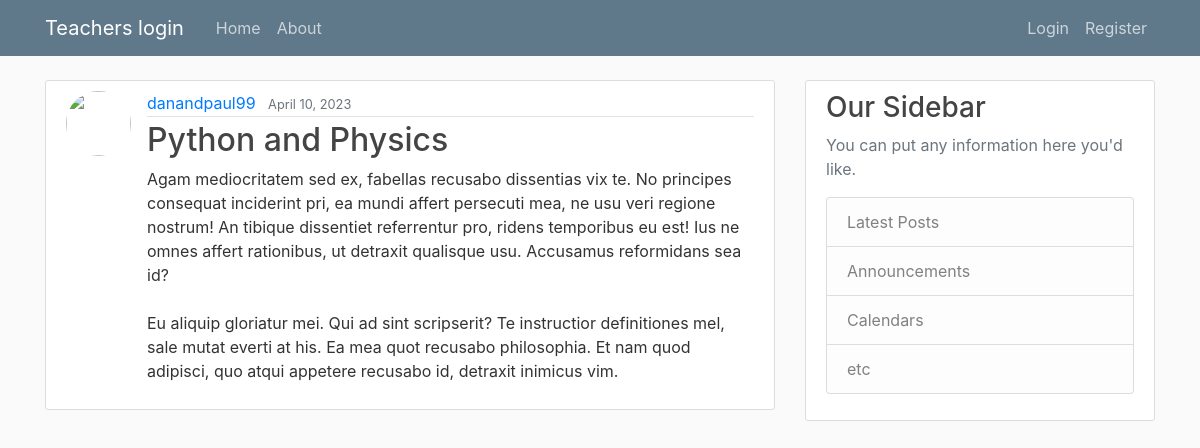
/post/21/, run on the app's committed database.
### blog1/models.py (models this page shows, shortened)
class Post(models.Model):
    title = models.CharField(max_length=100)
    content = models.TextField()
    date_posted = models.DateTimeField(default = timezone.now )
    author = models.ForeignKey(User,on_delete = models.CASCADE)#if user is deleted ,then delete their posts also

### blog1/views.py (the view)
# urls.py: path('post/<int:pk>/',PostDetailView.as_view(),name='post-detail'),
class PostDetailView(DetailView):
    model = Post

### blog1/templates/blog1/post_detail.html (shortened to what this page needs)
{% extends 'blog1/base.html' %}
{% block content %}
<article class="media content-section">
    <img class="rounded-circle article-img" src="{{ object.author.profile.image.url }}">
        <div class="media-body">
            <div class="article-metadata">
            <a class="mr-2" href="{% url 'user-posts' object.author.username %}">{{ object.author }}</a>
            <small class="text-muted">{{ object.date_posted|date:"F d, Y"}}</small>
            </div>
            <h2 class="article-title">{{ object.title }}</h2>
            <p class="article-content">{{ object.content }}</p>
        </div>
</article>
{% endblock content %}

### blog1/static/blog1/main.css (style rules this page uses)
body { background: #fafafa; color: #333333; margin-top: 5rem; }
h1, h2, h3, h4, h5, h6 { color: #444444; }
.content-section { background: #ffffff; padding: 10px 20px; border: 1px solid #dddddd; border-radius: 3px; margin-bottom: 20px; }
.article-title { color: #444444; }
.article-content { white-space: pre-line; }
.article-img { height: 65px; width: 65px; margin-right: 16px; }
.article-metadata { padding-bottom: 1px; margin-bottom: 4px; border-bottom: 1px solid #e3e3e3 }

### data on the page
Post: author "danandpaul99", date_posted "April 10, 2023", title "Python and Physics", content "Agam mediocritatem sed ex, fabellas recusabo dissentias vix te. No principes consequat inciderint pri, ea mundi affert persecuti mea, ne usu veri regione nostrum! An tibique dissentiet referrentur pro, ridens temporibus eu est! Ius ne omnes affert rationibus, ut detraxit qualisque usu. Accusamus reformidans sea id? Eu aliquip gloriatur mei. Qui ad sint scripserit? Te instructior definitiones mel, sale mutat everti at his. Ea mea quot recusabo philosophia. Et nam quod adipisci, quo atqui appetere recusabo id, detraxit inimicus vim."
